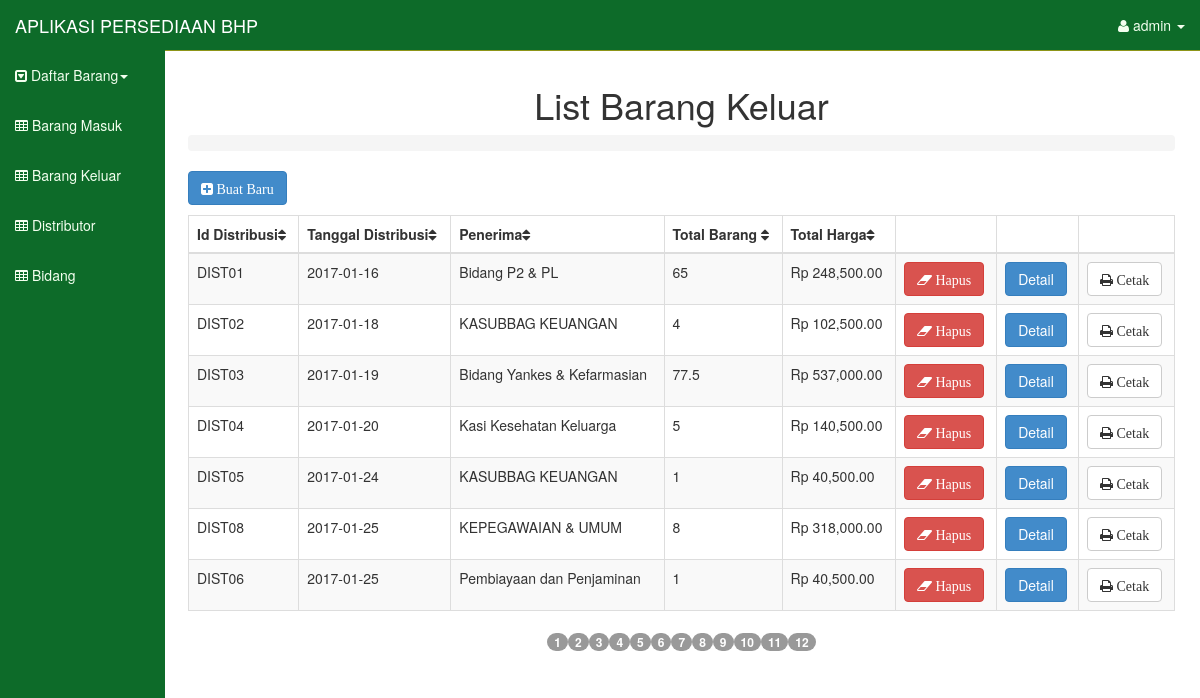
The page /index.php?page=list_dis (signed in) on the database its author committed.
### tables this page shows
CREATE TABLE IF NOT EXISTS `distribusi` (
  `id_distribusi` varchar(50) NOT NULL,
  `penerima` varchar(50) NOT NULL,
  `tgl_dist` date NOT NULL,
  `tot_barang` float NOT NULL,
  `tot_harga` float NOT NULL,
  PRIMARY KEY (`id_distribusi`)
);

### views/l_barang.php (the view, shortened to what this page needs)
 <div class="row">
          <div class="col-lg-12">
            <h1 align="center">List Barang Keluar</h1>
            <ol class="breadcrumb">
            </ol>
          </div>
        </div>
<div class="row">
<div class="form-group">
<div class="col-sm-5">
<a href="?page=distribusi" class="btn btn-primary"><i class="fa fa-plus-square"> Buat Baru</i></a>
</div>
</div>
</div>
<p>
<div class="row">
 <div class="col-lg-12">
            <div class="table-responsive">
              <table class="table table-bordered table-hover table-striped tablesorter paginated">
                <thead>
                  <tr>
                    <th>Id Distribusi<i class="fa fa-sort"></i></th>
                    <th>Tanggal Distribusi<i class="fa fa-sort"></i></th>
                    <th>Penerima<i class="fa fa-sort"></i></th>
                    <th>Total Barang <i class="fa fa-sort"></i></th>
                    <th>Total Harga<i class="fa fa-sort"></i></th>
                    <th></th>
                    <th></th>
                    <th></th>
                  </tr>
                </thead>
                <tbody>
<?php
$sql= mysql_query("select * from distribusi order by tgl_dist asc");
while($data=mysql_fetch_array($sql)){
?>
              <tr>
              <td><?php echo $data['id_distribusi'] ?></td>
              <td><?php echo $data['tgl_dist'] ?></td>
              <td><?php echo $data['penerima']; ?></td>
              <td><?php echo $data['tot_barang'] ?></td>
              <td><?php echo 'Rp '.number_format($data['tot_harga'],2) ?></td>
              <td><a href="?page=delete&id_dist=<?php echo $data['id_distribusi'] ?>" class="btn btn-danger" onclick="return confirm('Apakah anda yakin menghapus data ini ?')"><i class="fa fa-eraser"><span> Hapus</span></a></td></i>
              <td><a href="?page=detail&id_dist=<?php echo $data['id_distribusi'] ?>" class="btn btn-primary"><span> Detail</span></a></td>
              <td><a href="views/cetak_kartu.php?&id_distribusi=<?php echo $data['id_distribusi'] ?>" class="btn btn-default" target="_blank"><i class="fa fa-print"><span> Cetak</span></a></td></i>
              </tr>
<?php
}
?>
                </tbody>
              </table>
            </div>
          </div>
        </div>

### assets/css/sb-admin.css (style rules this page uses)
body { margin-top: 50px; }
table.tablesorter thead { cursor: pointer; }

### index.php (style rules this page uses)
.row { margin-right: -15px !important; margin-left: -17px !important; }

### rows shown on the page
distribusi: id_distribusi "DIST01", tgl_dist "2017-01-16", penerima "Bidang P2 & PL", tot_barang "65", tot_harga "248,500.00"
distribusi: id_distribusi "DIST02", tgl_dist "2017-01-18", penerima "KASUBBAG KEUANGAN", tot_barang "4", tot_harga "102,500.00"
distribusi: id_distribusi "DIST03", tgl_dist "2017-01-19", penerima "Bidang Yankes & Kefarmasian", tot_barang "77.5", tot_harga "537,000.00"
distribusi: id_distribusi "DIST04", tgl_dist "2017-01-20", penerima "Kasi Kesehatan Keluarga", tot_barang "5", tot_harga "140,500.00"
distribusi: id_distribusi "DIST05", tgl_dist "2017-01-24", penerima "KASUBBAG KEUANGAN", tot_barang "1", tot_harga "40,500.00"
distribusi: id_distribusi "DIST08", tgl_dist "2017-01-25", penerima "KEPEGAWAIAN & UMUM", tot_barang "8", tot_harga "318,000.00"
distribusi: id_distribusi "DIST06", tgl_dist "2017-01-25", penerima "Pembiayaan dan Penjaminan", tot_barang "1", tot_harga "40,500.00"

### other values the page prints
$_SESSION['user'] "admin"
